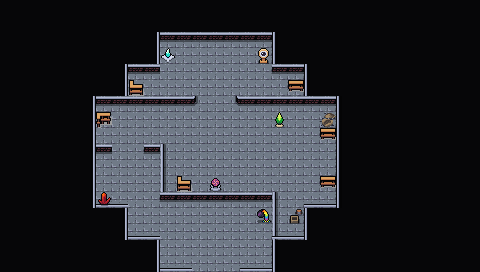

This is a level from a 2D game, rendered from its Tiled map with the project's own tilesets. A one-line summary and the map file follow, with tile-layer data summarised:
An orthogonal 30x17 tile map with 16x16 px tiles, 4 tile layers (Collision, Background, Walls, Clutter), 2 tilesets and 16 objects.

<map version="1.10" tiledversion="1.10.1" orientation="orthogonal" renderorder="right-down" width="30" height="17" tilewidth="16" tileheight="16" infinite="0" nextlayerid="7" nextobjectid="75">
 <editorsettings>
  <export target="wastetown..tmx" format="tmx" />
 </editorsettings>
 <properties>
  <property name="dungeonEffect" value="{&quot;startBattleWithCard&quot;: [ &quot;Staff of the Mind Magus&quot; ]}" />
 </properties>
 <tileset firstgid="1" source="../tileset/main.tsx" />
 <tileset firstgid="10113" source="../tileset/buildings.tsx" />
 <layer id="6" name="Collision" width="30" height="17">
  <data>[510 cells, 85 non-empty, 10 distinct tile ids]</data>
 </layer>
 <layer id="1" name="Background" width="30" height="17">
  <data>[510 cells, 510 non-empty, 2 distinct tile ids]</data>
 </layer>
 <layer id="2" name="Walls" width="30" height="17">
  <data>[510 cells, 384 non-empty, 8 distinct tile ids]</data>
 </layer>
 <layer id="3" name="Clutter" width="30" height="17">
  <properties>
   <property name="spriteLayer" type="bool" value="true" />
  </properties>
  <data>[510 cells, 15 non-empty, 12 distinct tile ids]</data>
 </layer>
 <objectgroup id="4" name="Objects">
  <object id="38" template="../obj/entry_up.tx" x="208" y="271">
   <properties>
    <property name="teleport" value="" />
   </properties>
  </object>
  <object id="48" template="../obj/treasure.tx" x="207.333" y="58.8333">
   <properties>
    <property name="reward">[{"type": "randomCard","colors": ["Blue"], "count": 5 }, {"type": "item","count": 1,"probability":0.2,"itemName": "Iron Armor"},
{
"type": "card",
"probability": 1,
"count": 1,
"cardName": "Staff of the Mind Magus"}]</property>
    <property name="spawn.Normal" type="bool" value="true" />
   </properties>
  </object>
  <object id="50" template="../obj/enemy.tx" x="207.402" y="88.0586">
   <properties>
    <property name="enemy" value="Apprentice Blue Wizard" />
    <property name="threatRange" type="int" value="30" />
    <property name="waypoints" value="72,73" />
   </properties>
  </object>
  <object id="54" template="../obj/enemy.tx" x="119" y="148">
   <properties>
    <property name="enemy" value="Djinn" />
    <property name="threatRange" type="int" value="30" />
    <property name="waypoints" value="68,67,66,67" />
   </properties>
  </object>
  <object id="62" template="../obj/gold.tx" x="283" y="237" />
  <object id="64" template="../obj/booster.tx" x="312.5" y="167.5">
   <properties>
    <property name="reward">[
  {
    "editions": [ "VOW" ],
    "type": "card",
    "count": 10,
    "rarity": [ "Common" ]
  },
  {
    "editions": [ "VOW" ],
    "type": "card",
    "count": 3,
    "rarity": [ "Uncommon" ]
  },
  {
    "editions": [ "VOW" ],
    "type": "card",
    "count": 1,
    "rarity": [ "Rare", "Mythic Rare" ]
  }
]
</property>
   </properties>
  </object>
  <object id="65" template="../obj/waypoint.tx" x="208.5" y="78.5" />
  <object id="66" template="../obj/waypoint.tx" x="211" y="133" />
  <object id="67" template="../obj/waypoint.tx" x="118" y="131.5" />
  <object id="68" template="../obj/waypoint.tx" x="117.5" y="195" />
  <object id="69" template="../obj/waypoint.tx" x="271" y="171" />
  <object id="70" template="../obj/waypoint.tx" x="207" y="172" width="16" height="17.5" />
  <object id="71" template="../obj/enemy.tx" x="206.5" y="149">
   <properties>
    <property name="enemy" value="Djinn" />
    <property name="threatRange" type="int" value="30" />
    <property name="waypoints" value="70,69,66,65" />
   </properties>
  </object>
  <object id="72" template="../obj/waypoint.tx" x="247" y="91.5" />
  <object id="73" template="../obj/waypoint.tx" x="161" y="92" />
  <object id="74" template="../obj/manashards.tx" x="234" y="189.5" />
 </objectgroup>
</map>
